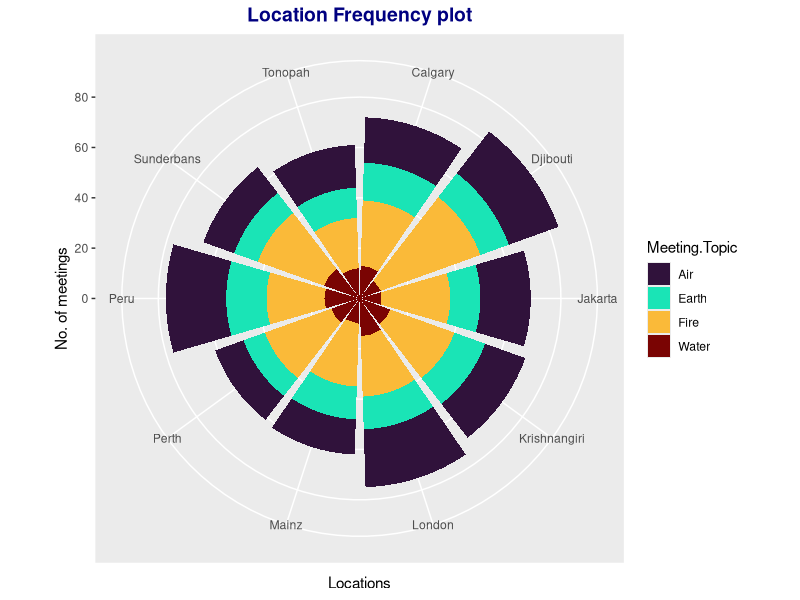

Write the R code that produced this figure.
## ---- chunk 1
library(tidyverse)
## ---- chunk 2
SupDF = read.csv(file= "./SuppandiZoomLog.csv", header = TRUE)
## ---- chunk 3
ggplot(data = SupDF) +  
  geom_bar(mapping = aes(x = Venue, fill = Meeting.Topic)) + 
  scale_fill_viridis_d(option = "turbo") + coord_polar() +
  ggtitle("Location Frequency plot") + 
  ylab("No. of meetings") + xlab("Locations") + 
  theme(plot.title =element_text(color="#000080",size=14, 
                                 face="bold",hjust= 0.5))
